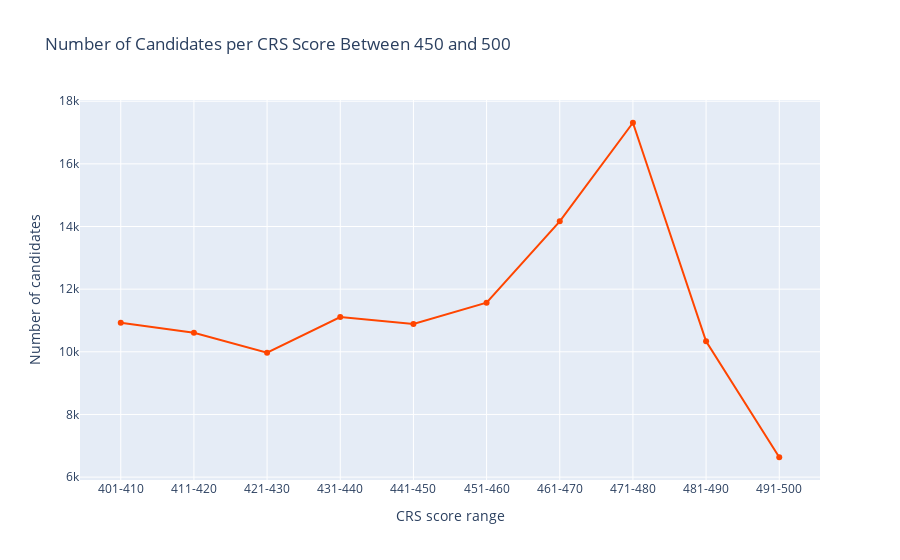

Notebook cell for this chart:
### Markdown cell above
IRCC recently conducted a draw on Dec 6 and they took the top 4750 candidates, so the cuttoff was around 561

### Code cell
import pandas as pd
import plotly.express as px

fig = px.line(df_dec5_pool[df_dec5_pool['Total Range'] == 0], x='CRS score range', y='Number of candidates'
              , title='Number of Candidates per CRS Score Between 450 and 500'
              ,markers=True)
fig.update_traces(line=dict(color='OrangeRed'))
fig.show()

### Figure 1 — Plotly figure (JSON) as saved in the notebook; plotly's stock layout.template omitted (floating-point values rounded to 4 significant figures)
{"data": [{"hovertemplate": "CRS score range=%{x}<br>Number of candidates=%{y}<extra></extra>", "legendgroup": "", "line": {"color": "OrangeRed", "dash": "solid"}, "marker": {"symbol": "circle"}, "mode": "markers+lines", "name": "", "orientation": "v", "showlegend": false, "type": "scatter", "x": ["401-410", "411-420", "421-430", "431-440", "441-450", "451-460", "461-470", "471-480", "481-490", "491-500"], "xaxis": "x", "y": [10925, 10608, 9973, 11111, 10885, 11568, 14165, 17312, 10335, 6634], "yaxis": "y"}], "layout": {"legend": {"tracegroupgap": 0}, "title": {"text": "Number of Candidates per CRS Score Between 450 and 500"}, "xaxis": {"anchor": "y", "domain": [0, 1], "title": {"text": "CRS score range"}}, "yaxis": {"anchor": "x", "domain": [0, 1], "title": {"text": "Number of candidates"}}}}
